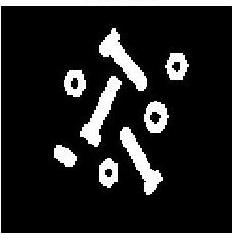
%> input picture extra examples/binaryimg.png, 232 x 239 px
$ octave bdryextrct2.m   (GNU Octave 9; MATLAB toolbox functions it lacks are replaced by stand-ins)
%> lines starting %> are read from the running program, lines starting %| are printed output that depends on the picture
A=imread('binaryimg.png');
%> A is the input picture: size 239x232x3 uint8; min 0, max 255, mean 37.4


s=strel('disk',2,0);


F=imerode(A,s);
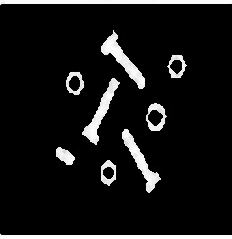
%> F: size 239x232x3 uint8; min 0, max 255, mean 22.1


figure,


subplot(2,1,1);


imshow(A);title('Binary Image');


subplot(2,1,2);


imshow(A-F);title('Boundary extracted Image');
%> after `imshow(A-F)`:
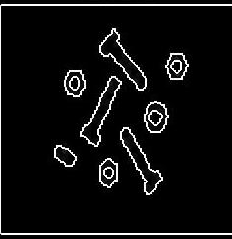
%> displayed picture: size 239x232x3, on the screen's scale of 0 to 255; min 0, max 255, mean 15.3
